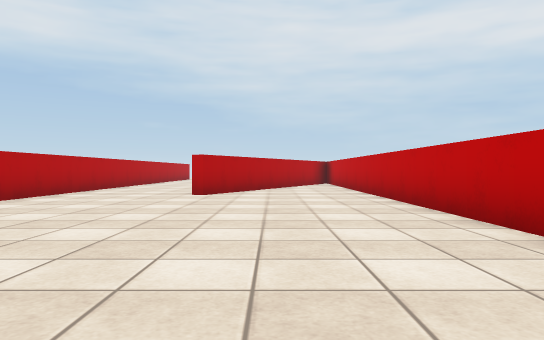
view 1 (above)

17 first-person views from a walk through a 3-D level made in the Unity game engine. The camera is 0.62 m above the floor, looks level and sees 70° across. The floor is counted in squares, 1 m on a side. Each view is taken from the middle of a square. On the plan, view 1 faces up. The plan holds only what a view shows up to about 10 squares ahead; the rest is blank. The place goes on beyond the plan. Surface patterns are stand-ins for the level's own textures.

view 2
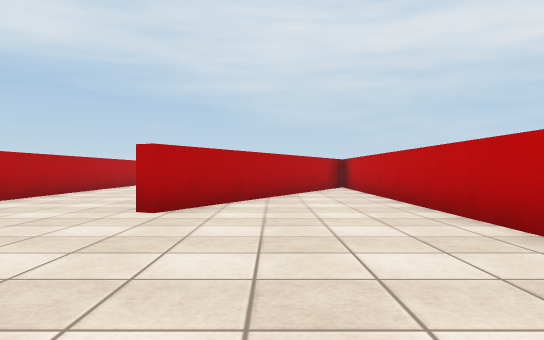

view 3
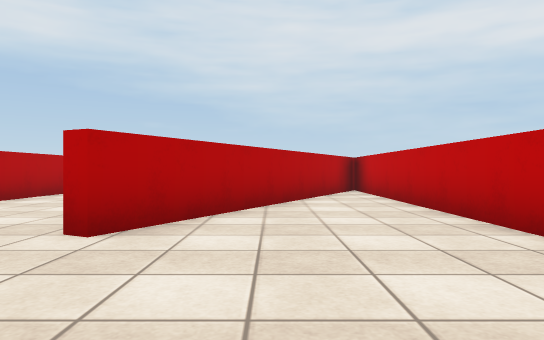

view 4
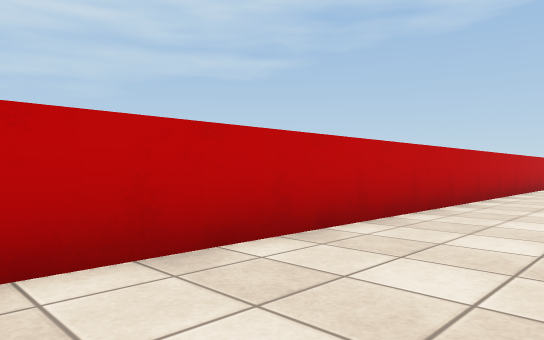

view 5
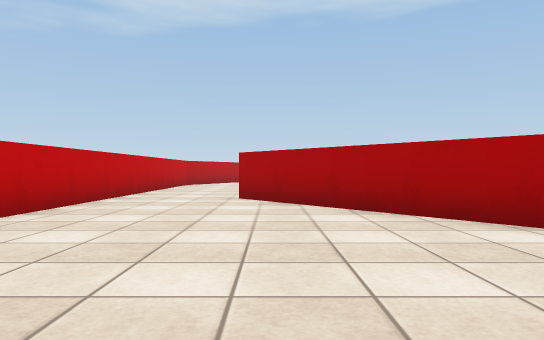

view 6
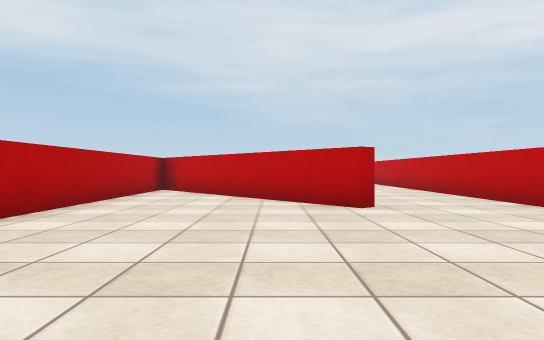

view 7
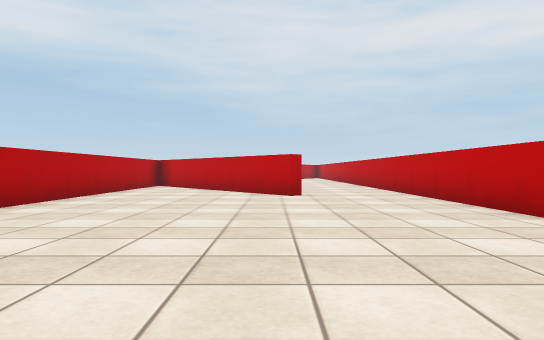

view 8
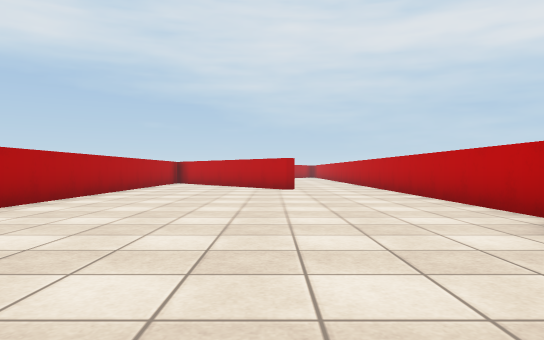

view 9
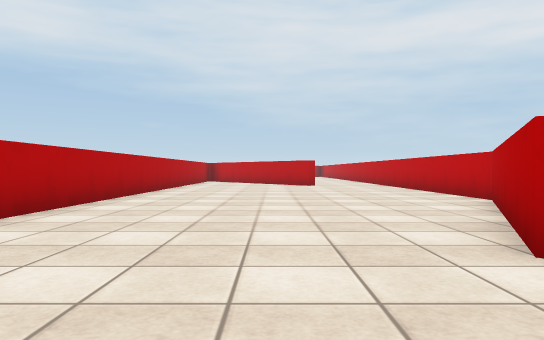

view 10
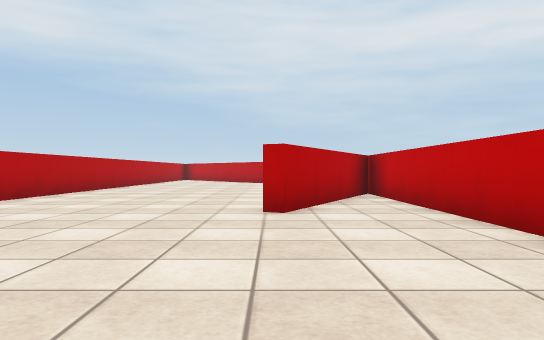

view 11
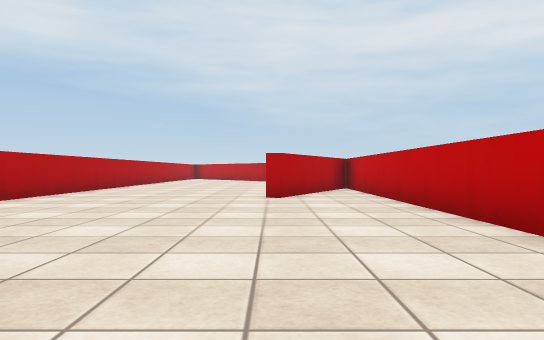

view 12
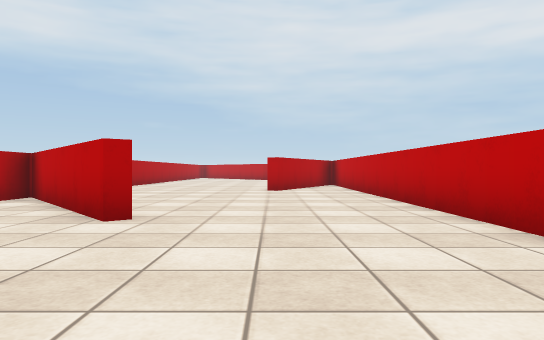

view 13
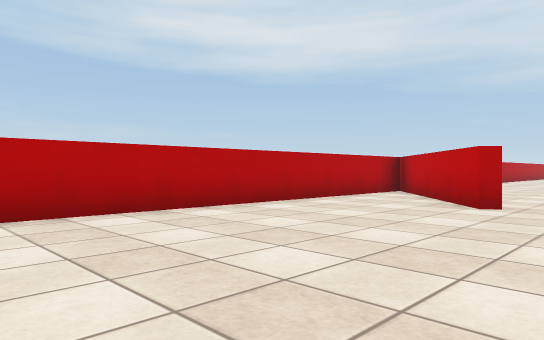

view 14
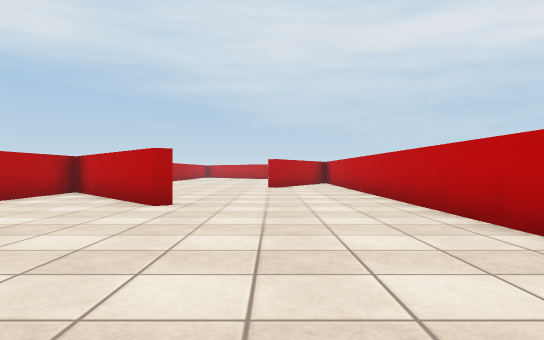

view 15
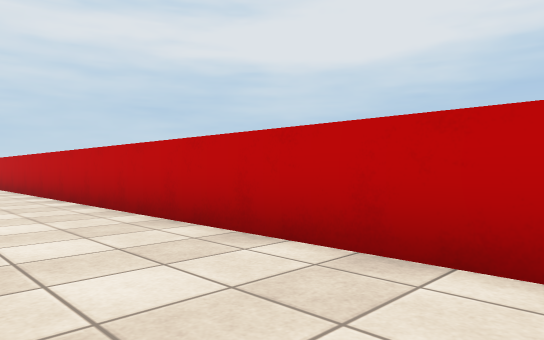

view 16
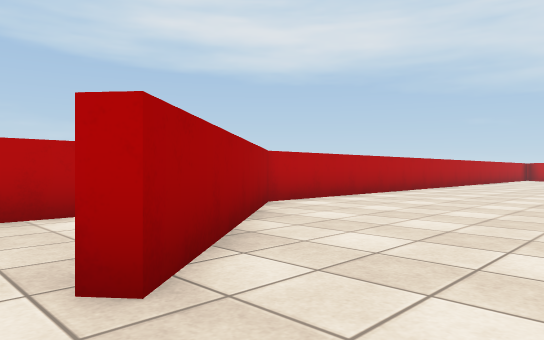

view 17
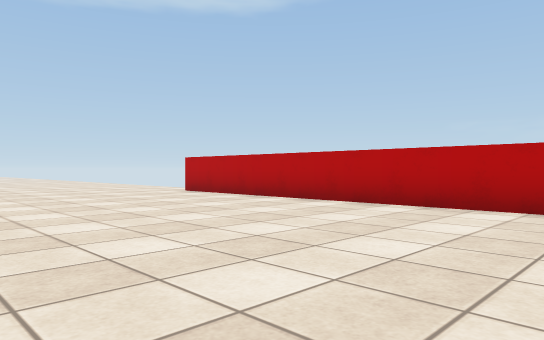

### Floor plan
Points are (right, up) in squares from view 1. A wall is a line through its corners. A room is listed if a view was taken in it or the views show most of it. See-through windows are left out.
Room 1 (views 1, 2, 3, 4, 5, 6, 7, 8, 9, 10, 11, 12, 13, 14, 15, 16, 17)
walls: (2.4, -11) (0.2, -15.4) (-0.1, -15.3) (2.5, -10) (2.5, 14.5); (-5.4, 1) (-5.4, -17.7) (-1.8, -22.1) (-2, -22.3) (-4.2, -19.7); (-3.9, 1.9) (-0.3, -2.5) (-0.5, -2.7) (-3.6, 1); (-5.4, -18.2) (-5.4, -29.5); (-5.4, 10) (-5.4, 7.8); (2.5, -28.6) (2.5, -11); (0.8, 14.6) (-1.7, 9.6); (-5.4, 14.5) (-5.4, 11.8)

Positions as (right, up) in squares from view 1, and headings:
1: (0, 0), facing up
2: (0, 4), facing up
3: (0, 6), facing up
4: (0, 6), facing down-right
5: (-1, 6), facing down
6: (-2, -9), facing up
7: (-1, -12), facing up
8: (-1, -15), facing up
9: (-2, -18), facing up
10: (0, -21), facing up
11: (0, -24), facing up
12: (0, -27), facing up
13: (0, -29), facing up-left
14: (0, -29), facing up
15: (0, -29), facing up-right
16: (0, -23), facing up-left
17: (1, -24), facing down-left
